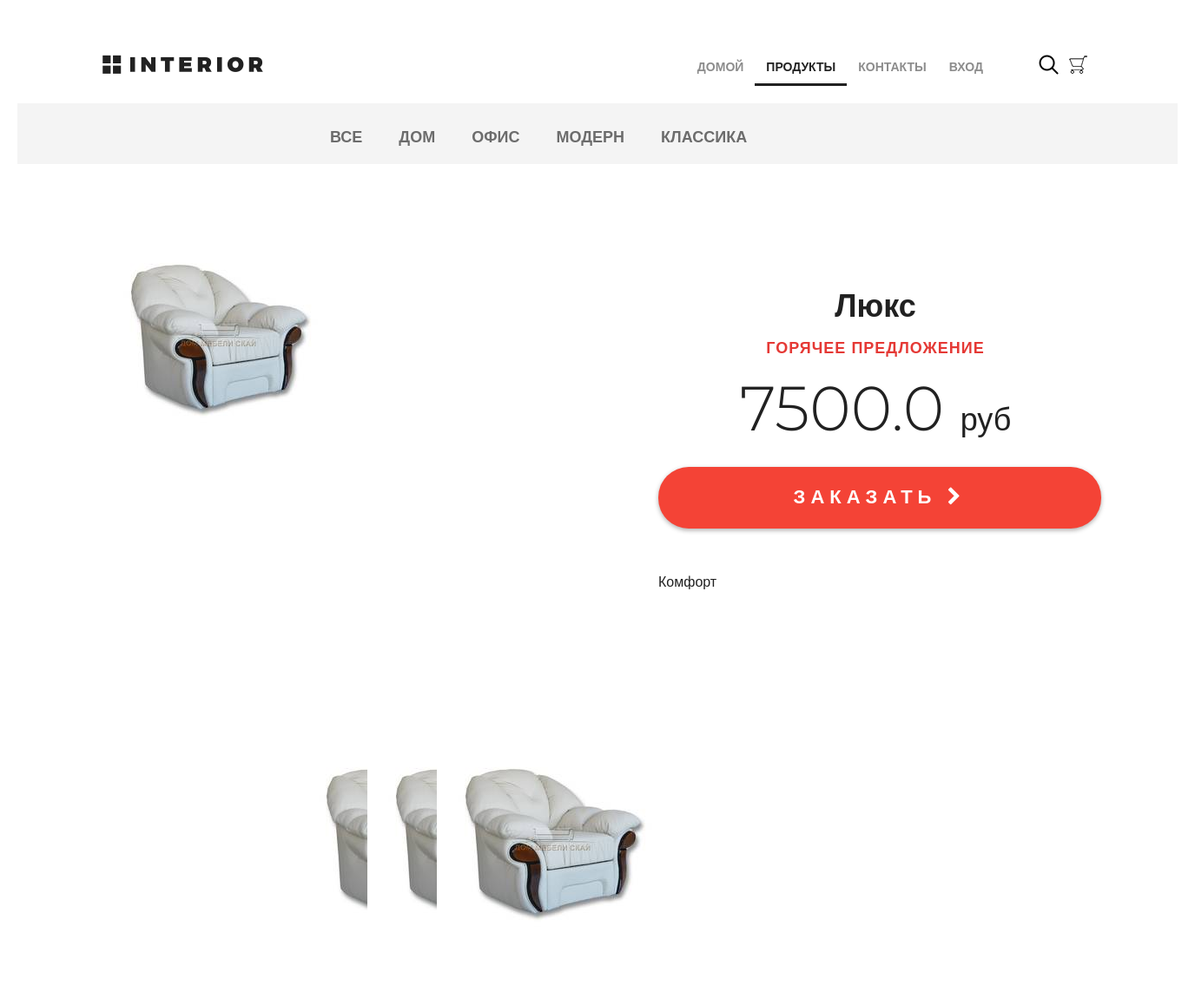
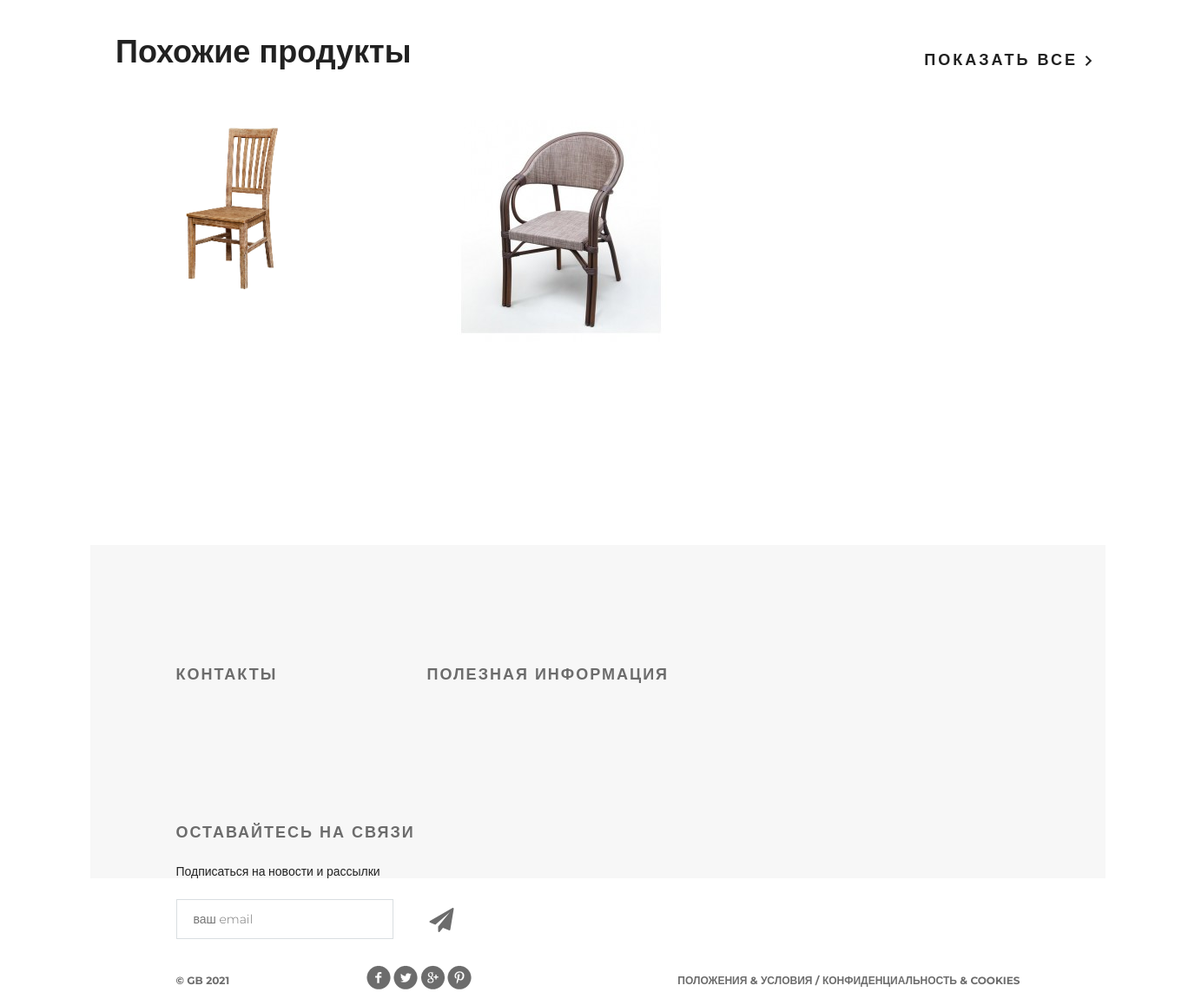
Screenshot of /products/ with the database file from the repository (2 pictures, top to bottom).
### mainapp/models.py (models this page shows, shortened)
class ProductCategory(models.Model):
    name = models.CharField(max_length=64, unique=True, verbose_name="Имя")
    description = models.TextField(verbose_name="Описание")
    is_active = models.BooleanField(default=True, verbose_name="активна")

class Product(models.Model):
    category = models.ForeignKey(ProductCategory, on_delete=models.CASCADE, verbose_name="Категория")
    name = models.CharField(max_length=128, verbose_name="Название")
    image = models.ImageField(upload_to="products_images", blank=True, verbose_name="Картинка")
    short_desc = models.CharField(max_length=128, verbose_name="Краткое описание")
    description = models.TextField(verbose_name="Описание", blank=True)
    price = models.DecimalField(max_digits=8, decimal_places=2, default=0, verbose_name="Цена")
    quantity = models.PositiveSmallIntegerField(default=0, verbose_name="Количество")
    is_active = models.BooleanField(default=True, verbose_name="активна")

### mainapp/views.py (the view, shortened to what this page needs)
# urls.py: path('', mainapp.products, name="index"),
def products(request, pk=None, page=1):
    links_menu = ProductCategory.objects.all()
    hot_product = get_hot_product()
    same_products = get_same_products(hot_product)
    content = {
        'title': 'Продукты',
        'links_menu': links_menu,
        'products': same_products,
        'hot_product': hot_product
    }
    return render(request, 'mainapp/products.html', content)

### mainapp/context_processors.py (called while the page is built)
def basket(request):
    basket_item = []
    if request.user.is_authenticated:
        basket_item = Basket.objects.filter(user=request.user)
    return {
        "basket": basket_item
    }

### mainapp/views.py (called while the page is built)
def get_hot_product():
    products_list = Product.objects.all()
    return random.sample(list(products_list), 1)[0]

def get_same_products(hot_products):
    return Product.objects.filter(category__pk=hot_products.category.pk).exclude(pk=hot_products.pk)[:3]

### mainapp/templates/mainapp/products.html (shortened to what this page needs)
{% extends "mainapp/base.html" %}
{% load static %}
{% block menu %}
<div class="hero-white">
    {% block inc_menu %}
    {{block.super}}
    {% endblock %}
</div>
{% endblock %}
{% block content %}
<div class="details">
    <div class="links clearfix">
        {% include 'mainapp/includes/inc_categories.html' %}
    </div>
    <div class="details-products">
        <div class="details-slider">
            <div class="slider-product">
                <img src="/media/{{hot_product.image}}">
            </div>
            <div class="slider-control">
                <div class="block">
                    <a href="#"><img src="/media/{{hot_product.image}}" alt="">
                    </a>
                </div>
                <div class="block">
                    <a href="#"><img src="/media/{{hot_product.image}}" alt="">
                    </a>
                </div>
                <div class="block">
                    <a href="#"><img src="/media/{{hot_product.image}}" alt="">
                    </a>
                </div>
            </div>
        </div>
        <div class="description">
            <h3 class="big-bold">{{hot_product.name}}</h3>
            <h3 class="red">горячее предложение</h3>
            <p class="price"> {{hot_product.price|floatformat:1}} <span>руб</span></p>
            <a href="{% url 'basket:add' hot_product.pk %}" class="red-button">
                заказать <i class="fa fa-chevron-right" aria-hidden="true"></i>
            </a>
            <div class="description-text">
                <p>{{hot_product.short_desc}}</p>
            </div>
        </div>
    </div>
    <div class="related">
        <div class="title clearfix">
            <h2>Похожие продукты</h2>
            <a class="explore" href="#">показать все <img src="/static/img/arrow.png" alt=""></a>
        </div>
        <div class="related-products clearfix">
            {% for product in products %}
            <div class="block">
                <a href="{% url 'basket:add' product.pk %}"><img src="/media/{{product.image}}" alt="">
                </a>
            </div>
            {%endfor%}
        </div>
    </div>
</div>
{% endblock %}

### mainapp/templates/mainapp/includes/inc_categories.html
<ul class="links-menu">
    <li><a href="{% url 'products:category' 0 %}" class="{% if request.resolver_match.kwargs.pk == 0 %} active {% endif %}">Все</a></li>
    {% for link in links_menu %}
        <li><a href="{% url 'products:category' link.pk %}" class="{% if request.resolver_match.kwargs.pk == link.pk %} active {% endif %}">{{link.name}}</a></li>
    {% endfor %}
</ul>

### static/style.css (style rules this page uses)
* { margin: 0; padding: 0; }
body { font-family: 'Montserrat', sans-serif; }
html, body { height: 100%; }
.clearfix:after { content: ""; display: block; clear: both; }
.explore { text-transform: uppercase; color: #212121; font-size: 18px; font-weight: 700; line-height: 24px; text-align: center; float: right; margin-top: 138px; letter-spacing: 3px; text-decoration: none; }
.big-bold { color: #212121; font-size: 36px; font-weight: 700; text-align: left; margin-bottom: 24px; line-height: 36px; }
.title { height: 152px; margin-right: 15px; }
.title h2 { float: left; margin-top: 118px; color: #212121; font-size: 36px; font-weight: 700; text-align: left; margin-left: 15px; }
.red { text-transform: uppercase; color: #e53935; font-size: 18px; font-weight: 700; text-align: left; letter-spacing: 1px; line-height: 17px; margin-bottom: 22px; }
.hero-white { background-color: #fff; height: 119px; padding-left: 98px; padding-right: 211px; position: relative; }
.links { height: 70px; background-color: #f4f4f4; position: relative; padding-left: 360px; }
.links-menu { margin: 27px auto 0px; position: absolute; }
.links-menu li { float: left; list-style-type: none; padding-right: 42px; }
.links-menu li a { text-decoration: none; color: #6c6c6c; font-size: 18px; font-weight: 700; text-transform: uppercase; }
.details-products { padding-left: 98px; padding-right: 98px; margin-top: 98px; height: 651px; }
.details-slider { width: 570px; float: left; margin-right: 30px; }
.slider-product { width: 570px; height: 570px; }
.slider-control { width: 420px; height: 70px; margin: 11px auto 0px; padding-left: 150px }
.slider-control .block { height: 70px; width: 70px; position: relative; float: left; margin-right: 10px; }
.description { width: 535px; float: right; padding-left: 35px }
.description .big-bold { color: #212121; font-size: 36px; font-weight: 700; text-align: center; margin-top: 47px; margin-bottom: 0px; }
.description .red { text-transform: uppercase; color: #e53935; font-size: 18px; font-weight: 700; text-align: center; letter-spacing: 1px; line-height: 17px; margin-top: 23px; margin-bottom: 36px; }
.description .price { color: #212121; font-size: 72px; font-weight: 300; line-height: 48px; text-align: center; }
.description .price span { color: #212121; font-size: 36px; font-weight: 300; line-height: 48px; text-align: center; }
.red-button { display: block; height: 71px; width: 510px; border-radius: 35px; background-color: #f44336; text-align: center; text-transform: uppercase; text-decoration: none; color: #ffffff; font-size: 22px; font-weight: 700; line-height: 24px; box-shadow: 0px 2px 4.85px 0.15px rgba(33, 33, 33, 0.35); line-height: 70px; letter-spacing: 6px; margin-top: 31px; }
.description-text { margin-top: 50px; color: #212121; font-size: 16px; font-weight: 300; line-height: 24px; text-align: left; }
.description-text p { margin-bottom: 0.5em; }
.related { padding: 0px 98px; }
.related .title { height: 343px; margin-right: 0; }
.related .title h2 { margin-top: 245px; }
.related .title .explore { margin-top: 262px; }
.related-products { margin-bottom: 120px; }
.related-products .block a img { float: left; }
.related-products .block { float: left; margin-right: 30px; display: block; height: 370px; width: 370px; position: relative; }

### rows the page displays
ProductCategory: name "ДОМ"
ProductCategory: name "ОФИС"
ProductCategory: name "МОДЕРН"
ProductCategory: name "КЛАССИКА"
Product: image (picture), name "Люкс", price "7500.0", short_desc "Комфорт"
Product: image (picture)
Product: image (picture)
